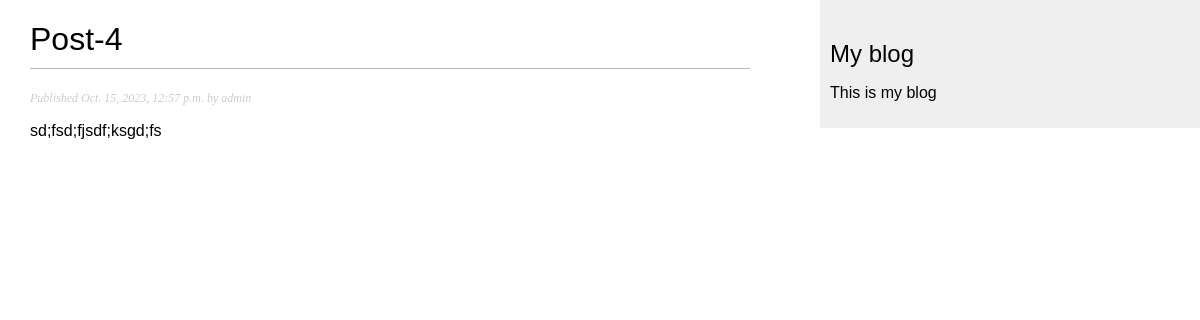
Page /blog/2023/10/15/post-4/ on the committed database.
### blog/models.py (models this page shows, shortened)
class Post(models.Model):
    class Status(models.TextChoices):
        DRAFT = "DF", "Draft"
        PUBLISHED = "PB", "Piblished"
    title = models.CharField(max_length=250)
    slug = models.SlugField(max_length=250, unique_for_date="publish")
    author = models.ForeignKey(
        User,
        on_delete=models.CASCADE,
        related_name="blog_posts",
    )
    body = models.TextField()
    publish = models.DateTimeField(default=timezone.now)
    created = models.DateTimeField(auto_now_add=True)
    updated = models.DateTimeField(auto_now_add=True)
    status = models.CharField(
        max_length=2,
        choices=Status.choices,
        default=Status.DRAFT,
    )
    objects = models.Manager()  # менеджер применяемый по умолчанию
    published = PublishedManager()  # конкретно-прикладной менеджер
    class Meta:
        ordering = ["-publish"]
        indexes = [
            models.Index(fields=["-publish"]),
        ]

### blog/views.py (the view)
def post_detail(request: HttpRequest, year, month, day, post) -> HttpResponse:
    post = get_object_or_404(
        Post,
        status=Post.Status.PUBLISHED,
        slug=post,
        publish__year=year,
        publish__month=month,
        publish__day=day,
    )
    return render(request, "./blog/post/detail.html", {"post": post})

### blog/templates/blog/post/detail.html (shortened to what this page needs)
{% extends "blog/base.html" %}
{% block content %}
  <h1>{{ post.title }}</h1>
  <p class="date">
    Published {{ post.publish }} by {{ post.author }}
  </p>
  {{ post.body|linebreaks }}
{% endblock %}

### blog/static/css/blog.css (style rules this page uses)
body { margin:0; padding:0; font-family:helvetica, sans-serif; }
h1 { font-weight:normal; border-bottom:1px solid #bbb; padding:0 0 10px 0; }
p.date { color:#ccc; font-family: georgia, serif; font-size: 12px; font-style: italic; }

### rows in the picture
Post: title "Post-4", publish "Oct. 15, 2023, 12:57 p.m.", author "admin", body "sd;fsd;fjsdf;ksgd;fs"
